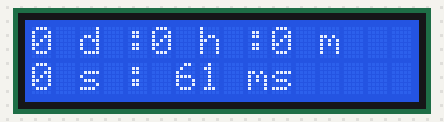
Simulated run of this sketch. Board: Arduino Uno, built with avr-gcc and run on an emulated ATmega328P. Parts: 16×2 character LCD. What the sketch prints to the serial monitor is not drawn.

Above: at 0.12 s.
At 5.11 s:
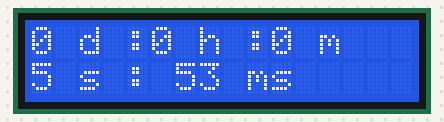
At 10.1 s:
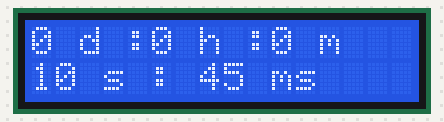
At 20.0 s:
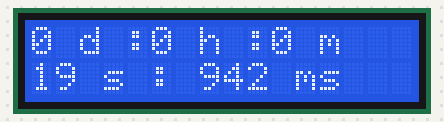
At 30.0 s:
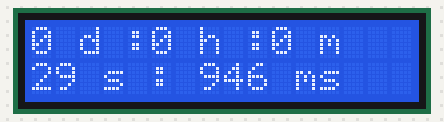
At 39.9 s:
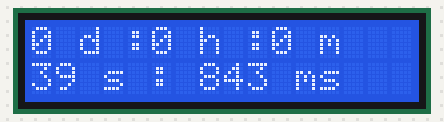

The sketch:

ArduinoUno_functionalstopwatchuptodays.ino
```cpp
#include <LiquidCrystal.h>

LiquidCrystal lcd(12, 11, 5, 4, 3, 2);

void setup() {
  lcd.begin(16, 2);

  Serial.begin(9600);
}

void loop() {
  unsigned long currentMillis = millis();
  unsigned long days = currentMillis / 86400000;
  unsigned long hours = (currentMillis / 3600000) % 24;
  unsigned long minutes = (currentMillis / 60000) % 60;
  unsigned long seconds = (currentMillis / 1000) % 60;
  unsigned long milliseconds = currentMillis % 1000;

  lcd.setCursor(0, 0);
  lcd.print(days);
  lcd.print(" d :");
  lcd.print(hours);
  lcd.print(" h :"); // Extra spaces to clear old text
  lcd.print(minutes);
  lcd.print(" m       "); // Extra spaces to clear old text

  lcd.setCursor(0, 1);
  lcd.print(seconds);
  lcd.print(" s : ");
  lcd.print(milliseconds);
  lcd.print(" ms      ");

// this part is just so i can see it on the serial monitor
  Serial.print(seconds);
  Serial.print(" seconds");
  Serial.println(milliseconds);
  Serial.print(" milliseconds");

  delay(100); // Small delay to make it readable
}
```
